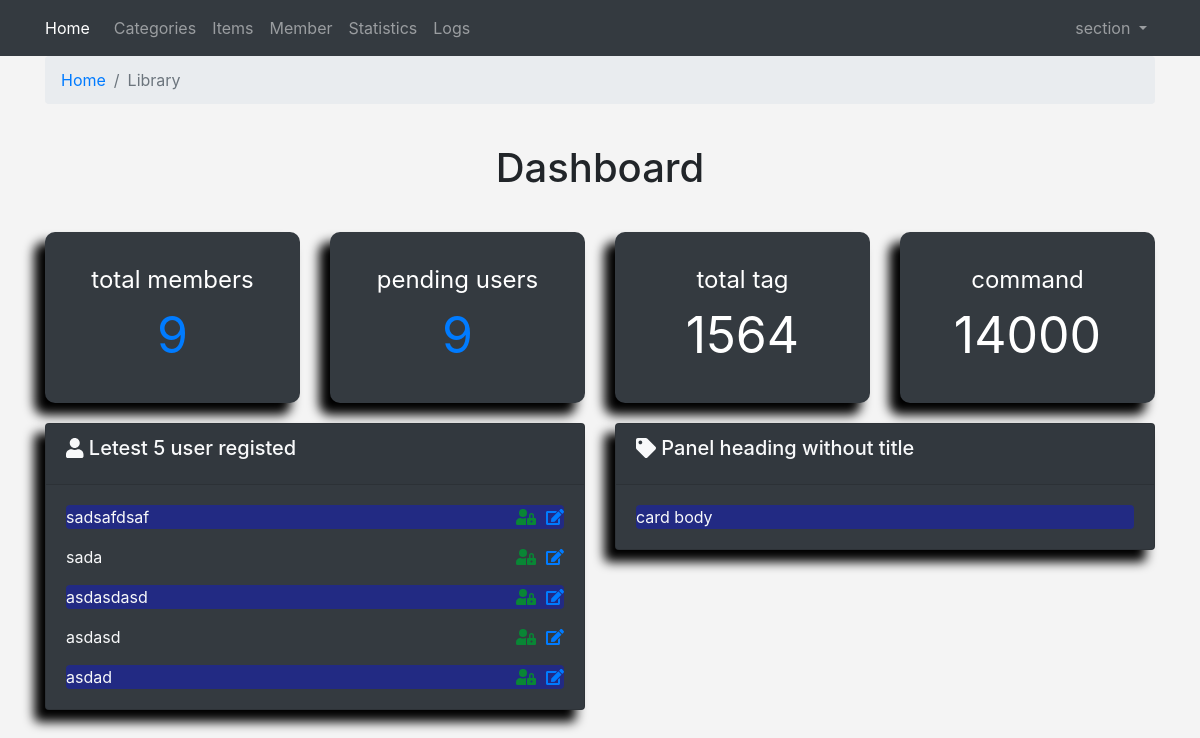
The app's page /admin/dashboard.php (signed in), older data.
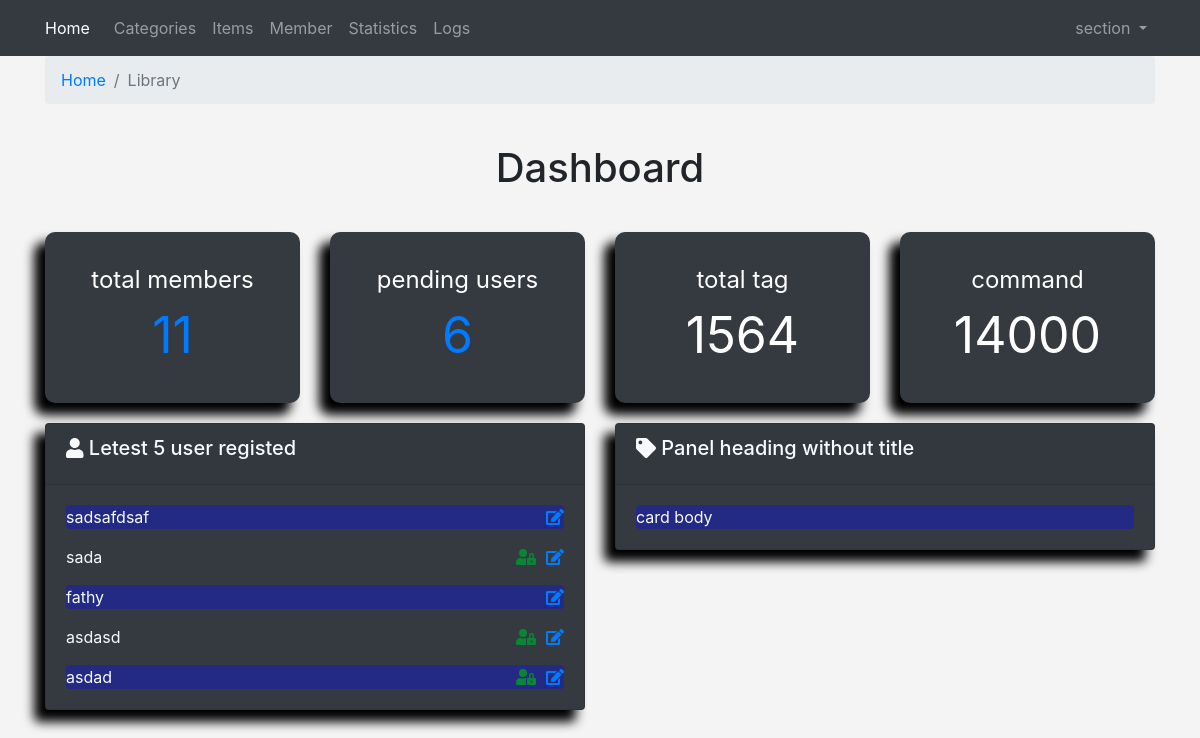
The same page, newer data.
### tables this page shows
CREATE TABLE `users` (
  `UserID` int(11) NOT NULL,
  `username` varchar(255) NOT NULL,
  `password` varchar(255) NOT NULL,
  `Email` varchar(255) NOT NULL,
  `FullName` varchar(255) NOT NULL,
  `GroupID` int(11) NOT NULL DEFAULT 0,
  `TrustStatus` int(11) NOT NULL DEFAULT 0,
  `RegStatus` int(11) NOT NULL DEFAULT 0,
  `Date` date DEFAULT NULL
);

### admin/includes/language/english.php (called while the page is built)
<?php
    function lang($phrase){
        static $lang = array(
            'Dropdown'       => 'section',
            'CP-ADMIN'       => 'Home',
            'section_nav'    =>'edit profile',
            'settings_navbar'=>'settings',
            'Logout-nav'     =>'Logout',
            'Categories-nav' =>'Categories',
            'Items-nav'      =>'Items',
            'Member-nav'     =>'Member',
            'Statistics-nav' =>'Statistics',
            'Logs-nav'       =>'Logs',
        );
        return $lang[$phrase];
    }
?>

### admin/includes/function/function.php (called while the page is built, shortened)
<?php
function checkItem($select ,$form, $value){
    global $conn;
    $statment = $conn->prepare("SELECT $select FROM $form WHERE $select =?");
    $statment ->execute(array($value));
    $row =$statment->rowCount();
    return $row;
}
function countItem($Itme,$table){
    global $conn;
    $stmmt = $conn->prepare("SELECT COUNT('$Itme') FROM $table");
    $stmmt->execute();
    return $stmmt->fetchcolumn();
}
function Getlatest($select,$table,$order,$NUM){
    global $conn;
    $getStmt = $conn->prepare("SELECT $select FROM $table ORDER BY $order DESC LIMIT $NUM");
    $getStmt->execute();
    $row = $getStmt->fetchAll();
    return $row;
}

### admin/dashboard.php (the view, shortened to what this page needs)
<?php
    if (isset($_SESSION['USERNAME'])){
        include 'init.php';
        $NLU = 5;
        $latsetUser = GetLatest('*','users','Username',$NLU);
        ?>
            <div class="status text-center">
                <div class="container">
                    <nav aria-label="breadcrumb">
                        <ol class="breadcrumb">
                            <li class="breadcrumb-item"><a href="#">Home</a></li>
                            <li class="breadcrumb-item active" aria-current="page">Library</li>
                        </ol>
                    </nav>
                    <h1 class='dashboard'>Dashboard</h1>
                    <div class="row">
                        <div class="col-md-3">
                            <div class="stat">
                                total members
                                <span><a href='members.php'><?php echo countItem('UserID','users');?></a></span>
                            </div>
                        </div>
                        <div class="col-md-3">
                            <div class="stat">
                                pending users
                                <span><a href="members.php?do='mange'&page='pending'"><?php echo checkItem('RegStatus','users',0);?></a></span>
                            </div>
                        </div>
                        <div class="col-md-3">
                            <div class="stat">
                                total tag
                                <span>1564</span>
                            </div>
                        </div>
                        <div class="col-md-3">
                            <div class="stat">
                                command
                                <span>14000</span>
                            </div>
                        </div>
                    </div>
                </div>
            </div>
            <div class="panel">
                <div class="container">
                    <div class="row">
                        <div class="col-md-6">
                            <div class="card">
                                <div class="card-header">
                                    <h5 class="card-title"><i class='fa fa-user'></i> Letest <?php echo $NLU;?> user registed</h5>
                                </div>
                                <div class="card-body">
                                    <?php
                                        foreach($latsetUser as $user){
                                            echo '<p class="card-text ">'.$user['username'].'<a class="float-right" href="members.php?do=Edit&userid='.$user['UserID'].'" >'.'<i class="fa fa-edit"></i>'.'</a>';
                                            if($user['RegStatus'] == 0){
                                                echo '<a class="float-right activation" href="members.php?do=active&userid='.$user['UserID'].'" >'.'<i class="fa fa-user-lock"></i>'.'</a>';
                                            }
                                            echo '</p>';
                                        }
                                    ?>
                                </div>
                            </div>
                        </div>
                        <div class="col-md-6">
                            <div class="card">
                                <div class="card-header">
                                    <h5 class="card-title"><i class='fa fa-tag'></i> Panel heading without title</h5>
                                </div>
                                <div class="card-body">
                                    <p class="card-text">card body</p>
                                </div>
                            </div>
                        </div>
                    </div>
                </div>
            </div>
        <?php
        include $temp.'footer.php';
    }else{
        header('location: index.php');
        exit();
    }

### admin/includes/templates/header.php (shortened to what this page needs)
<!Doctype html>
<html>
    <head>
        <link rel="stylesheet" href="<?php echo $css; ?>bootstrap.min.css">
        <link rel="stylesheet" href="<?php echo $css; ?>all.min.css">
        <link rel="stylesheet" href="<?php echo $css; ?>backend.css">
    </head>
    <body>

### admin/init.php (shortened to what this page needs)
<?php
    include 'connect.php';
    $temp ="includes/templates/";
    $func ="includes/function/";
    $css  ="layout/css/";
    $lang ='includes/language/';
    include $lang . 'english.php';
    include $func . 'function.php';
    require $temp . 'header.php';
    if(!isset($NoNavBar)){include $temp.'NavBar.php';}
?>

### admin/includes/templates/NavBar.php (shortened to what this page needs)
<nav class="navbar navbar-expand-md navbar-dark bg-dark">
  <div class="container">
    <a class="navbar-brand" href="<?php echo 'dashboard.php';?>"><?php echo lang('CP-ADMIN');?></a>
    <div class="collapse navbar-collapse" id="navbarSupportedContent">
      <ul class="navbar-nav mr-auto">
        <li class="nav-item">
          <a class="nav-link" href="Categories.php"><?php echo lang('Categories-nav');?></a>
        </li>
        <li class="nav-item">
          <a class="nav-link" href="items.php"><?php echo lang('Items-nav');?></a>
        </li>
        <li class="nav-item">
          <a class="nav-link" href="<?php echo 'members.php';?>"><?php echo lang('Member-nav');?></a>
        </li>
        <li class="nav-item">
          <a class="nav-link" href="#"><?php echo lang('Statistics-nav');?></a>
        </li>
        <li class="nav-item">
          <a class="nav-link" href="#"><?php echo lang('Logs-nav');?></a>
        </li>
      </ul>
      <ul class="navbar-nav ml-auto">
        <li class="nav-item dropdown">
          <a class="nav-link dropdown-toggle" href="#" id="navbarDropdown" role="button" data-toggle="dropdown" aria-haspopup="true" aria-expanded="false">
            <?php echo lang('Dropdown');?>
          </a>
        </li>
      </ul>
    </div>
  </div>
</nav>

### admin/includes/templates/footer.php (shortened to what this page needs)
    </body>
</html>

### admin/layout/css/backend.css (style rules this page uses)
body { background-color: #f4f4f4; font-size: 16px; }
.navbar-brand { font-size: 1em; }
.status .container h1 { margin: 40px 0 40px; }
.status .container .row .stat { background-color: #343a40; font-size: 1.5em; padding: 30px; border-radius: 10px; box-shadow: -10px 11px 11px 1px #000; color: white; }
.status .container .row .stat span { display: block; font-size: 50px; }
.panel { margin-top: 20px; }
.panel .card { background-color: #343a40; color: white; box-shadow: -10px 11px 11px 1px #000; }
.panel .card .card-body .card-text:nth-child(odd) { background-color: #000dff59; border-radius: 4px; }
.panel .card .card-body P.card-text a { margin-left: 10px; }
.panel .card .card-body p.card-text a.activation { color: #098635; }
.container .card { color: #f8f9fa !important; }

Row changes from the older to the newer data that the page shows:
changed users "sadsafdsaf": RegStatus 0 → 1 (drawn)
changed users: username "asdasdasd" → "fathy"; RegStatus 0 → 1 (drawn)
Text that changed along with them:
countItem('UserID','users'): "9" → "11"
checkItem('RegStatus','users',0): "9" → "6"
